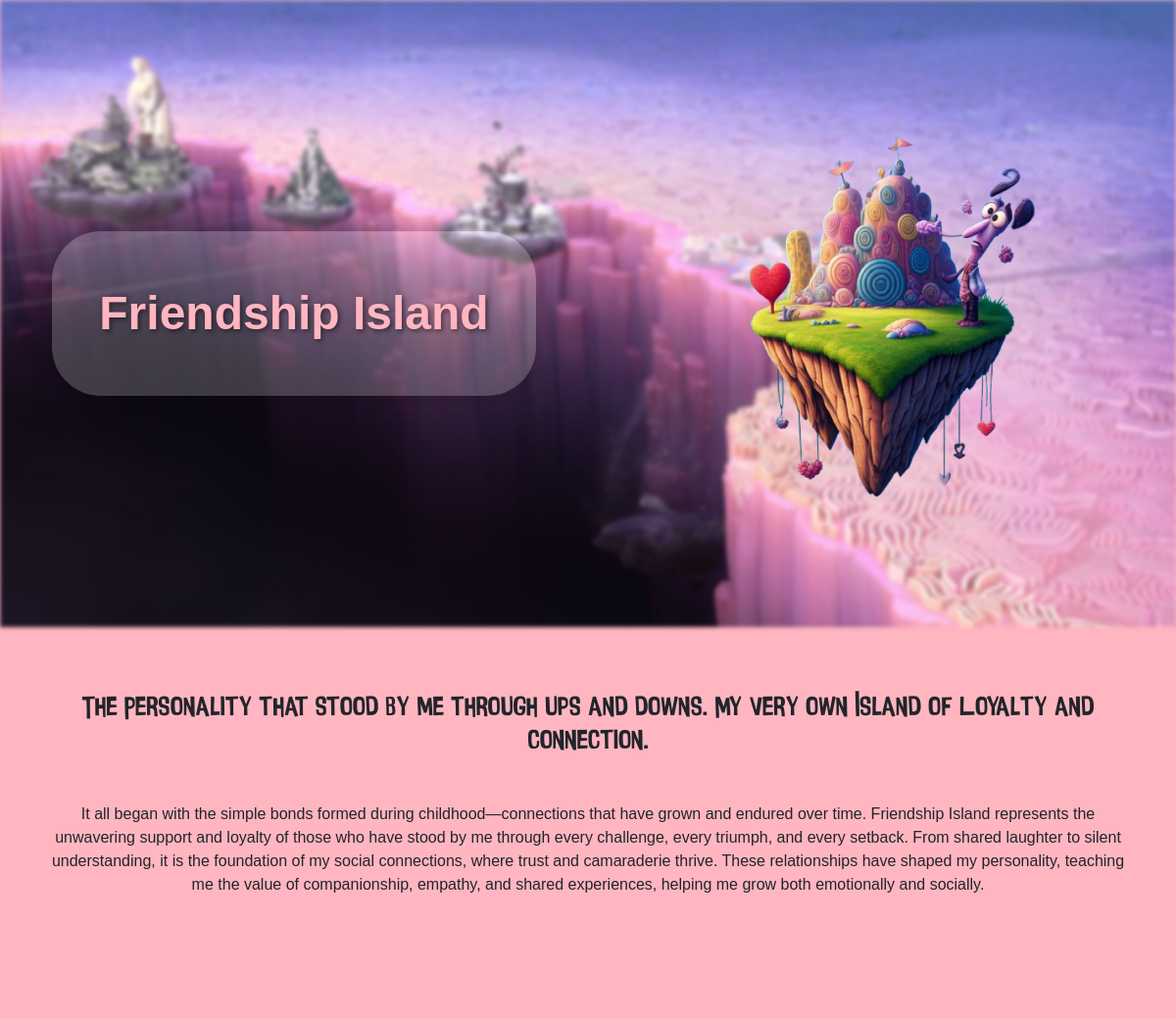
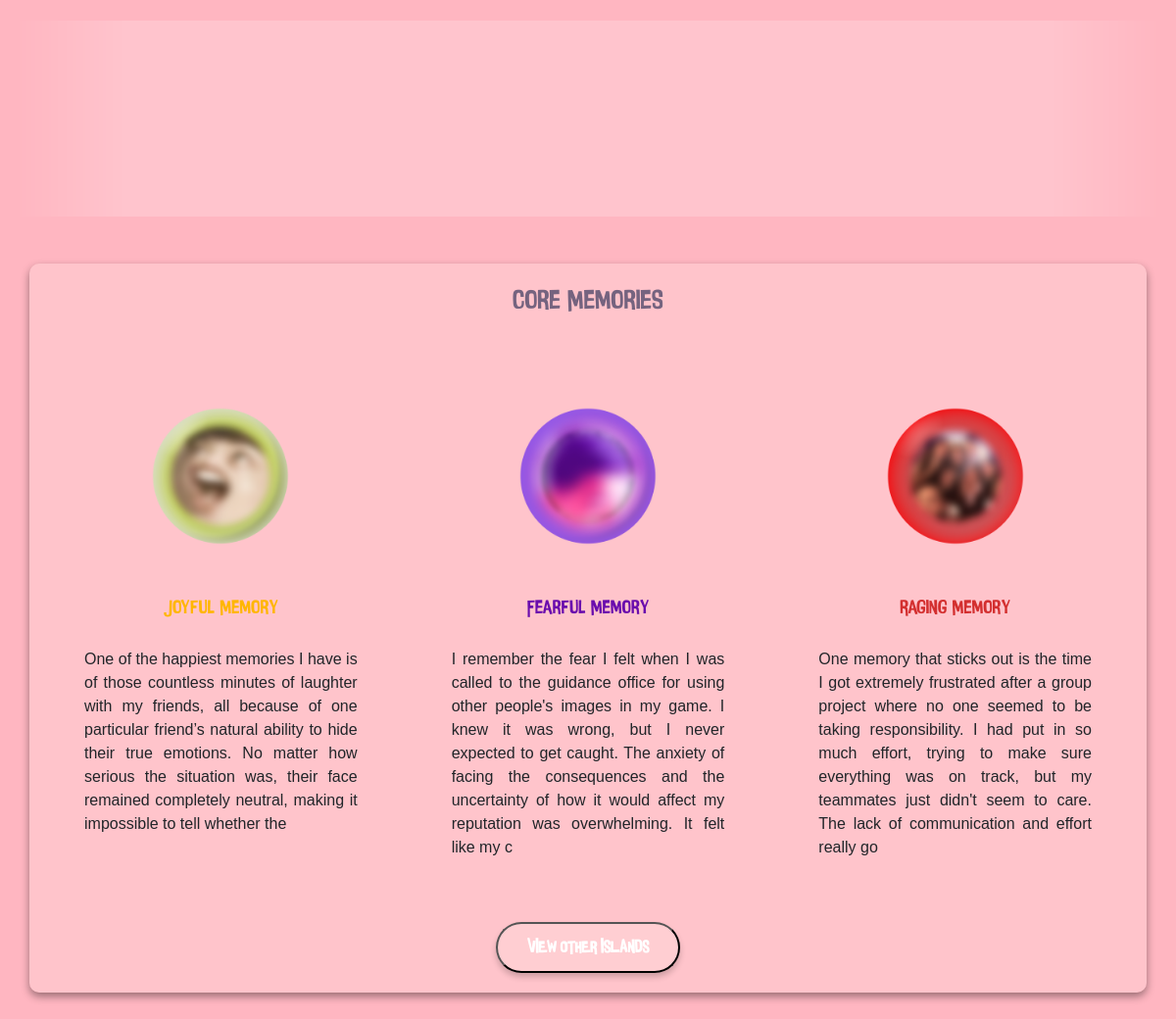
The page /view.php?islandOfPersonalityID=2 on the database its author committed (2 pictures, top to bottom).
### tables this page shows
CREATE TABLE `islandsofpersonality` (
  `islandOfPersonalityID` int(4) NOT NULL,
  `name` varchar(40) NOT NULL,
  `shortDescription` varchar(300) DEFAULT NULL,
  `longDescription` varchar(900) DEFAULT NULL,
  `color` varchar(10) DEFAULT NULL,
  `image` varchar(50) DEFAULT NULL,
  `status` varchar(10) DEFAULT NULL
);

CREATE TABLE `islandcontents` (
  `islandContentID` int(4) NOT NULL,
  `islandOfPersonalityID` int(4) NOT NULL,
  `image` varchar(50) DEFAULT NULL,
  `content` varchar(300) NOT NULL,
  `color` varchar(20) DEFAULT NULL
);

### php/connect.php (called while the page is built, shortened)
<?php
function executeQuery($query)
{
    $conn = $GLOBALS['conn'];
    return mysqli_query($conn, $query);
}

### view.php (the view, shortened to what this page needs)
<?php
include("php/connect.php");
$ID = $_GET["islandOfPersonalityID"];
$islandPersonalityQuery = "SELECT * FROM islandsofpersonality WHERE islandOfPersonalityID = $ID";
$islandPersonalityResult = executeQuery($islandPersonalityQuery);
$islandContentQuery = "SELECT * FROM islandcontents WHERE islandOfPersonalityID =$ID";
$islandContentResult = executeQuery($islandContentQuery);
while ($row = mysqli_fetch_assoc($islandPersonalityResult)) {
    $name = $row["name"];
    $shortDescription = $row["shortDescription"];
    $longDescription = $row["longDescription"];
    $image = $row["image"];
    $color = $row["color"];
}
?>
<!DOCTYPE html>
<html lang="en">
<head>
    <link href="https://cdn.jsdelivr.net/npm/bootstrap@5.3.0-alpha1/dist/css/bootstrap.min.css" rel="stylesheet">
    <link
        href="https://cdn.jsdelivr.net/npm/bootstrap@5.3.0-alpha3/dist/css/bootstrap.min.css"
        rel="stylesheet" />
    <link
        rel="stylesheet"
        href="https://cdnjs.cloudflare.com/ajax/libs/animate.css/4.1.1/animate.min.css" />
</head>
<body style="background-color: <?php echo $color ?>">
    <div class="container-fluid position-relative" style="height: 80vh;">
        <div class="bg-blur" style="background-image: url('images/bgIslands.png'); background-size: cover; background-position: center; height: 100%; width: 100%; position: absolute; top: 0; left: 0; filter: blur(2px); z-index: 0;"></div>
        <div class="row align-items-center position-relative" style="height: 100%; z-index: 1;">
            <div class="col-lg-6 col-md-6 col-sm-12 d-flex justify-content-center">
                <div class="wow animate__animated animate__zoomInDown animate__slow island-name p-5" style="color: <?php echo $color ?>;
            z-index: 1;
            position: relative;
            background-color: rgba(255, 255, 255, 0.2);
            border-radius: 50px;
            padding: 20px 40px;
            box-shadow: 0 0 20px rgba(0, 0, 0, 0.3);
            text-shadow: 2px 2px 5px rgba(0, 0, 0, 0.5);
            font-family: 'Poppins', sans-serif;
            font-size: 3rem;"><?php echo $name ?></div>
            </div>
            <div class="col-lg-6 col-md-6 col-sm-12 d-flex justify-content-center">
                <img src="images/<?php echo $image ?>" alt="<?php echo $image ?>" style="z-index: 1; position: relative;" class="wow animate__animated animate__zoomInUp animate__slow img-fluid p-5 island-image">
            </div>
        </div>
    </div>
    <section class="container mt-5">
        <div class="row">
            <div class="col-md-12 text-center">
                <h3 class="wow animate__animated animate__fadeInUp animate__slower p-3" style="font-family: 'Inside'"><?php echo $shortDescription ?></h3>
                <p class="wow animate__animated animate__fadeInUp animate__slower pt-4" style="font-family: 'Poppins', sans-serif"><?php echo $longDescription ?></p>
            </div>
        </div>
    </section>
    <div class="wow animate__animated animate__fadeInUp animate__slow container-fluid">
        <div class="row" style="height: 10vh"></div>
        <div class="row">
            <div class="col slider-container">
                <div class="slider" style="
            --width: 100px;
            --height: 50px;
            --quantity: 10;
        ">
                </div>
                <div class="slider" reverse="true" style="
            --width: 200px;
            --height: 200px;
            --quantity: 9;
            background-color: rgba(255, 255, 255, 0.2);
        ">
                </div>
            </div>
        </div>
    </div>
    <section class="wow animate__animated animate__slideInUp animate__slow container mt-5 core-memories my-5">
        <h3 class="wow animate__animated animate__fadeInUp animate__slow animate__delay-1s text-center mb-4" style="font-family: 'Inside'; color: #75637f !important;">Core Memories</h3>
        <div class="row">
            <?php while ($row = mysqli_fetch_assoc($islandContentResult)) {
            ?>
                <div class="wow animate__animated animate__fadeInUp animate__slow animate__delay-2s col-md-4 core-memory p-5">
                    <img class="core-images my-3" src="images/<?php echo $row["image"] ?>" alt="<?php echo $row["content"] ?>">
                    <h5 style="font-family: 'Inside'; margin-block: 30px; color:
                        <?php
                        $memoryColor = strtolower(trim($row["color"]));
                        if ($memoryColor == "joyful memory") {
                            echo "#FFB600";
                        } elseif ($memoryColor == "sadness memory") {
                            echo "#4682B4";
                        } elseif ($memoryColor == "fearful memory") {
                            echo "#6A0DAD";
                        } elseif ($memoryColor == "raging memory") {
                            echo "#D32F2F";
                        }
                        ?>
                    ">
                        <?php echo $row["color"] ?>
                    </h5>
                    <p style="text-align: justify;"><?php echo $row["content"] ?></p>
                </div>
            <?php } ?>
        </div>
        <div class="row text-center">
            <a href="./#personalities">
                <button class="btnView"> View Other Islands</button>
            </a>
        </div>
    </section>
</body>
</html>

### view.php (style rules this page uses)
body { font-family: 'Poppins', sans-serif; }
h1, h2, h3, h4, h5, h6, p { cursor: default; }
.slider-container { width: min(1200px, 90vw); margin: auto; }
.slider { width: 100%; height: var(--height); overflow: hidden; mask-image: linear-gradient(to right, transparent, #000 10% 90%, transparent); }
.island-name, .island-image { cursor: default; font-family: "Inside"; font-weight: bold; transition: transform 0.5s ease-in-out; }
.core-memories { background-color: rgba(255, 228, 225, .3); padding: 20px; border-radius: 10px; box-shadow: 0 4px 8px rgba(0, 0, 0, 0.4); }
.core-memory { text-align: center; padding: 15px; }
.core-images { transition: transform 0.3s ease, filter 0.3s ease; }
.core-memory img { border-radius: 50%; width: 150px; height: 150px; object-fit: cover; margin-bottom: 10px; }
.btnView { background-color: rgba(255, 228, 225, .3); color: #fff; padding: 12px 30px; font-size: 16px; font-family: 'Inside', sans-serif; font-weight: bold; text-transform: uppercase; border-radius: 30px; cursor: pointer; outline: none; transition: all 0.3s ease-in-out; box-shadow: 0 4px 6px rgba(0, 0, 0, 0.2); }

### rows shown on the page
islandsofpersonality: name "Friendship Island", image (picture), shortDescription "The Personality that stood by me through ups and downs. My very own Island of Loyalty and Connection.", longDescription "It all began with the simple bonds formed during childhood—connections that have grown and endured over time. Friendship Island represents the unwavering support and loyalty of those who have stood by me through every challenge, every triumph, and every setback. From shared laughter to silent understanding, it is the foundation of my social connections, where trust and camaraderie thrive. These relationships have shaped my personality, teaching me the value of companionship, empathy, and shared experiences, helping me grow both emotionally and socially."
islandcontents: image (picture), color "Joyful Memory", content "One of the happiest memories I have is of those countless minutes of laughter with my friends, all because of one particular friend’s natural ability to hide their true emotions. No matter how serious the situation was, their face remained completely neutral, making it impossible to tell whether the"
islandcontents: image (picture), color "Fearful Memory", content "I remember the fear I felt when I was called to the guidance office for using other people's images in my game. I knew it was wrong, but I never expected to get caught. The anxiety of facing the consequences and the uncertainty of how it would affect my reputation was overwhelming. It felt like my c"
islandcontents: image (picture), color "Raging Memory", content "One memory that sticks out is the time I got extremely frustrated after a group project where no one seemed to be taking responsibility. I had put in so much effort, trying to make sure everything was on track, but my teammates just didn't seem to care. The lack of communication and effort really go"
